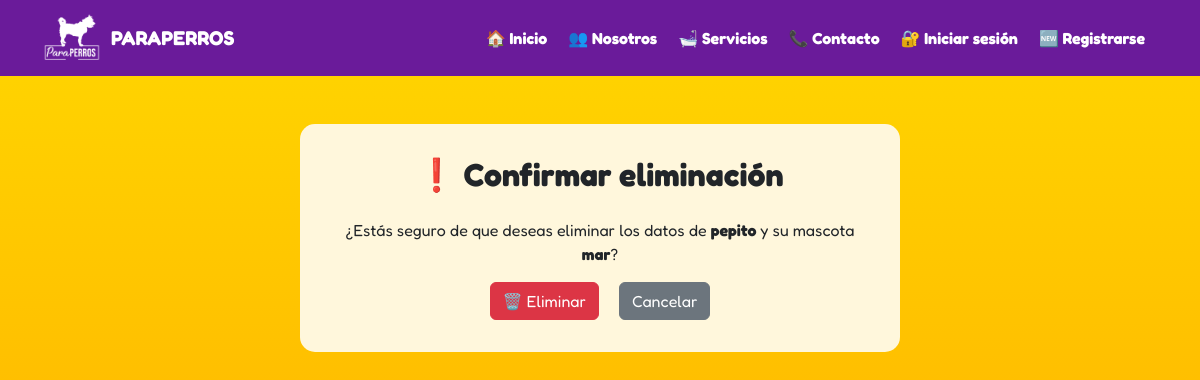
Before: /clientes/eliminar/15/ with the older database file.
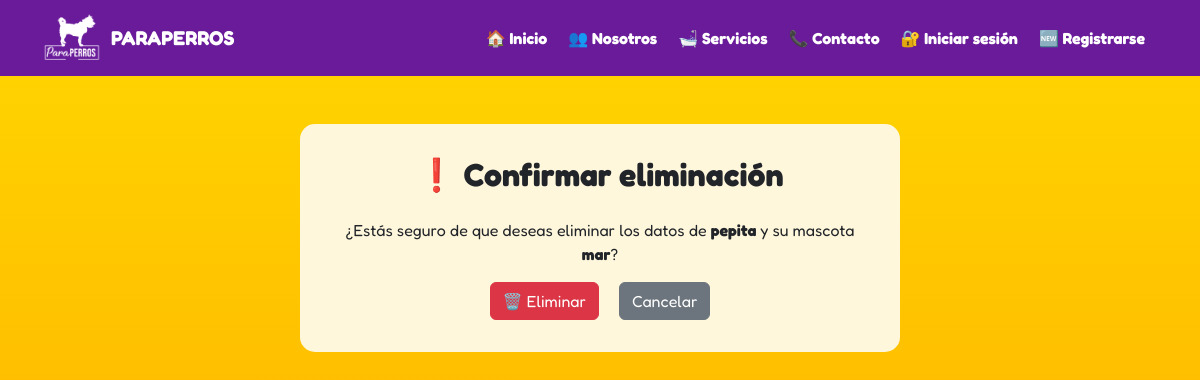
After: the same page with the newer database file.
### tasks/models.py (models this page shows, shortened)
class PersonalData(models.Model):
    nombre_dueno = models.CharField(max_length=100)
    nombre_mascota = models.CharField(max_length=100)
    telefono = models.CharField(max_length=15)
    correo = models.EmailField()

### tasks/views.py (the view)
# urls.py: path('clientes/eliminar/<int:id>/', views.eliminar_datos_personales, name='eliminar_datos_personales'),
def eliminar_datos_personales(request, id):
    cliente = get_object_or_404(PersonalData, id=id)
    if request.method == 'POST':
        cliente.delete()
        return redirect('lista_datos_personales')
    return render(request, 'confirmar_eliminar_cliente.html', {'cliente': cliente})

### tasks/templates/confirmar_eliminar_cliente.html (shortened to what this page needs)
{% extends 'base.html' %}
{% block content %}
  <div class="container mt-5 text-center" style="background-color: #fff7dc; padding: 2rem; border-radius: 15px; max-width: 600px;">
    <h2 class="mb-4" style="font-weight: bold;">❗ Confirmar eliminación</h2>
    <p>¿Estás seguro de que deseas eliminar los datos de <strong>{{ cliente.nombre_dueno }}</strong> y su mascota <strong>{{ cliente.nombre_mascota }}</strong>?</p>
    <form method="POST">
      <button type="submit" class="btn btn-danger me-3">🗑️ Eliminar</button>
      <a href="{% url 'lista_datos_personales' %}" class="btn btn-secondary">Cancelar</a>
    </form>
  </div>
{% endblock %}

Changed rows visible on the page:
changed PersonalData "mar": nombre_dueno "pepito" → "pepita"
